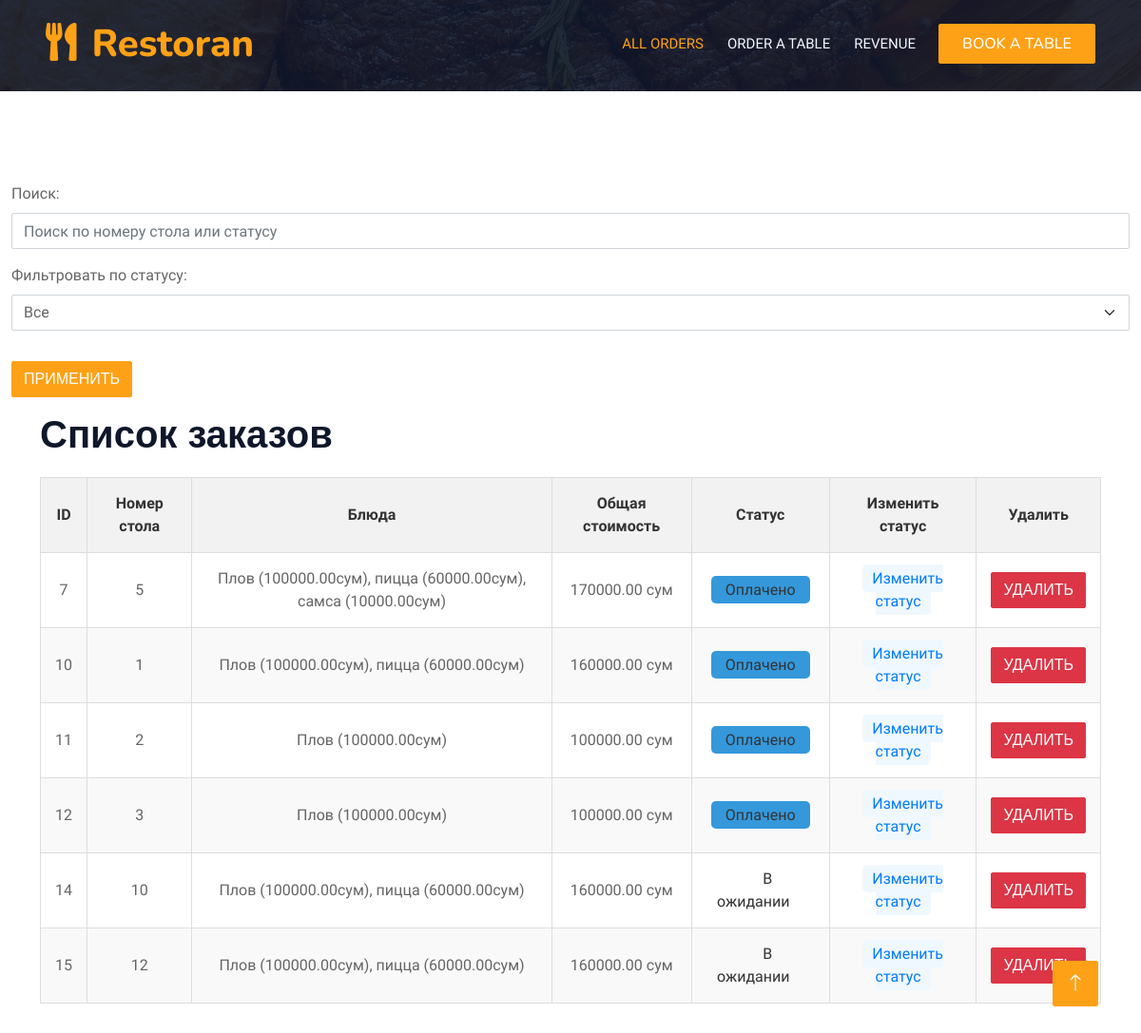
The page / on the database its author committed.
### orders/models.py (models this page shows, shortened)
class Order(models.Model):
    table_number = models.IntegerField()
    items = models.ManyToManyField('MenuItem', related_name='orders')
    total_price = models.DecimalField(max_digits=10, decimal_places=2, default=0.0)
    status = models.CharField(
        max_length=20,
        choices=[
            ('pending', 'В ожидании'),
            ('ready', 'Готово'),
            ('paid', 'Оплачено'),
        ],
        default='pending',
    )

class MenuItem(models.Model):
    name = models.CharField("Название блюда", max_length=100)
    price = models.DecimalField("Цена блюда", max_digits=10, decimal_places=2)
    def __str__(self):
        return f"{self.name} ({self.price}сум)"

### orders/views.py (the view, shortened to what this page needs)
# urls.py: path('', OrderListView.as_view(), name='all_orders'),
class OrderListView(ListView):
    model = Order
    template_name = 'orders/index.html'
    context_object_name = 'orders'
    def get_queryset(self):
        search_query = self.request.GET.get('search', '').strip()
        status_filter = self.request.GET.get('status', '').strip()
        orders = Order.objects.all()
        return orders
    def get_context_data(self, **kwargs):
        context = super().get_context_data(**kwargs)
        context['search_query'] = self.request.GET.get('search', '')
        context['status_filter'] = self.request.GET.get('status', '')
        return context

### orders/templates/orders/index.html (shortened to what this page needs)
{% extends 'base.html' %}
{% load static %}
{% block main %}
        <div class="container-xxl py-5">
            <form method="get" class="mb-3">
                <div class="form-group">
                    <label for="search" class="form-label">Поиск:</label>
                    <input
                        type="text"
                        name="search"
                        id="search"
                        class="form-control"
                        placeholder="Поиск по номеру стола или статусу"
                        value="{{ search_query }}">
                </div>
                <div class="form-group mt-3">
                    <label for="status" class="form-label">Фильтровать по статусу:</label>
                    <select name="status" id="status" class="form-select">
                        <option value="">Все</option>
                    </select>
                </div>
                <button type="submit" class="btn btn-primary mt-3">Применить</button>
            </form>
            <div class="container">
                <h1>Список заказов</h1>
                <table>
                    <thead>
                        <tr>
                            <th>ID</th>
                            <th>Номер стола</th>
                            <th>Блюда</th>
                            <th>Общая стоимость</th>
                            <th>Статус</th>
                            <th>Изменить статус</th>
                            <th>Удалить</th>
                        </tr>
                    </thead>
                    <tbody>
                        {% for order in orders %}
                            <tr>
                                <td>{{ order.id }}</td>
                                <td>{{ order.table_number }}</td>
                                <td>{{ order.items.all|join:", " }}</td>
                                <td>{{ order.total_price }} сум</td>
                                <td>
                                    {% if order.status == 'pending' %}
                                        <span class="status pending">В ожидании</span>
                                    {% elif order.status == 'ready' %}
                                        <span class="status ready">Готово</span>
                                    {% elif order.status == 'paid' %}
                                        <span class="status paid">Оплачено</span>
                                    {% endif %}
                                </td>
                                <td>
                                    <a href="{% url 'order_detail' order.id %}" class="action-link">Изменить статус</a>
                                </td>
                                <td>
                                    <form action="{% url 'delete_order' order.id %}" method="POST">
                                        <button type="submit" class="btn btn-danger">Удалить</button>
                                    </form>
                                </td>
                            </tr>
                        {% endfor %}
                    </tbody>
                </table>
            </div>
        </div>
{% endblock main %}

### templates/base.html (shortened to what this page needs)
{% load static %}
<!DOCTYPE html>
<html lang="en">
<head>
    <link rel="stylesheet" href="https://stackpath.bootstrapcdn.com/bootstrap/4.1.3/css/bootstrap.min.css">
    <link href="https://cdnjs.cloudflare.com/ajax/libs/font-awesome/5.10.0/css/all.min.css" rel="stylesheet">
    <link href="https://cdn.jsdelivr.net/npm/bootstrap-icons@1.4.1/font/bootstrap-icons.css" rel="stylesheet">
    <link href="{% static 'lib/animate/animate.min.css' %}" rel="stylesheet">
    <link href="{% static 'lib/owlcarousel/assets/owl.carousel.min.css' %}" rel="stylesheet">
    <link href="{% static 'lib/tempusdominus/css/tempusdominus-bootstrap-4.min.css' %}" rel="stylesheet" />
    <link href="{% static 'css/bootstrap.min.css' %}" rel="stylesheet">
    <link href="{% static 'css/style.css' %}" rel="stylesheet">
</head>
<body>
    <div class="container-xxl bg-white p-0">
        <div class="container-xxl position-relative p-0">
            <nav class="navbar navbar-expand-lg navbar-dark bg-dark px-4 px-lg-5 py-3 py-lg-0">
                <a href="" class="navbar-brand p-0">
                    <h1 class="text-primary m-0"><i class="fa fa-utensils me-3"></i>Restoran</h1>
                </a>
                <div class="collapse navbar-collapse" id="navbarCollapse">
                    <div class="navbar-nav ms-auto py-0 pe-4">
                        <a href="{% url 'all_orders' %}" class="nav-item nav-link active">All Orders</a>
                        <a href="{% url 'create_order' %}" class="nav-item nav-link">Order A Table</a>
                        <a href="{% url 'revenue_report' %}" class="nav-item nav-link">Revenue</a>
                    </div>
                    <a href="{% url 'create_order' %}" class="btn btn-primary py-2 px-4">Book A Table</a>
                </div>
            </nav>
            <div class="container-xxl py-5 bg-dark hero-header mb-5">
            </div>
        </div>
        {% block main %}
        {% endblock main %}
        <a href="#" class="btn btn-lg btn-primary btn-lg-square back-to-top"><i class="bi bi-arrow-up"></i></a>
    </div>
</body>
</html>

### orders/static/css/style.css (style rules this page uses)
:root { --primary: #FEA116; --light: #F1F8FF; --dark: #0F172B; }
.back-to-top { position: fixed; display: none; right: 45px; bottom: 45px; z-index: 99; }
.btn { font-family: 'Nunito', sans-serif; font-weight: 500; text-transform: uppercase; transition: .5s; }
.btn.btn-primary, .btn.btn-secondary { color: #FFFFFF; }
.btn-lg-square { width: 48px; height: 48px; }
.btn-square, .btn-sm-square, .btn-lg-square { padding: 0; display: flex; align-items: center; justify-content: center; font-weight: normal; border-radius: 2px; }
.navbar-dark .navbar-nav .nav-link { position: relative; margin-left: 25px; padding: 35px 0; font-size: 15px; color: var(--light) !important; text-transform: uppercase; font-weight: 500; outline: none; transition: .5s; }
.navbar-dark .navbar-nav .nav-link:hover, .navbar-dark .navbar-nav .nav-link.active { color: var(--primary) !important; }
@media (min-width: 992px) { .navbar-dark { position: absolute; width: 100%; top: 0; left: 0; z-index: 999; background: transparent !important; } }
.hero-header { background: linear-gradient(rgba(15, 23, 43, .9), rgba(15, 23, 43, .9)), url(../img/bg-hero.jpg); background-position: center center; background-repeat: no-repeat; background-size: cover; }
table { width: 100%; border-collapse: collapse; margin-top: 20px; }
th, td { padding: 15px; text-align: center; border: 1px solid #ddd; }
th { background-color: #f2f2f2; color: #333; }
tr:nth-child(even) { background-color: #f9f9f9; }
.status { padding: 5px 15px; border-radius: 5px; color: #333; }
.paid { background-color: #3498db; }
.action-link { color: #007bff; text-decoration: none; padding: 5px 10px; border-radius: 5px; background-color: #f0f8ff; }

### rows shown on the page
Order: id "7", table_number "5", items.all "Плов (100000.00сум), пицца (60000.00сум), самса (10000.00сум)", total_price "170000.00", status "Оплачено"
Order: id "10", table_number "1", items.all "Плов (100000.00сум), пицца (60000.00сум)", total_price "160000.00", status "Оплачено"
Order: id "11", table_number "2", items.all "Плов (100000.00сум)", total_price "100000.00", status "Оплачено"
Order: id "12", table_number "3", items.all "Плов (100000.00сум)", total_price "100000.00", status "Оплачено"
Order: id "14", table_number "10", items.all "Плов (100000.00сум), пицца (60000.00сум)", total_price "160000.00", status "В ожидании"
Order: id "15", table_number "12", items.all "Плов (100000.00сум), пицца (60000.00сум)", total_price "160000.00", status "В ожидании"
